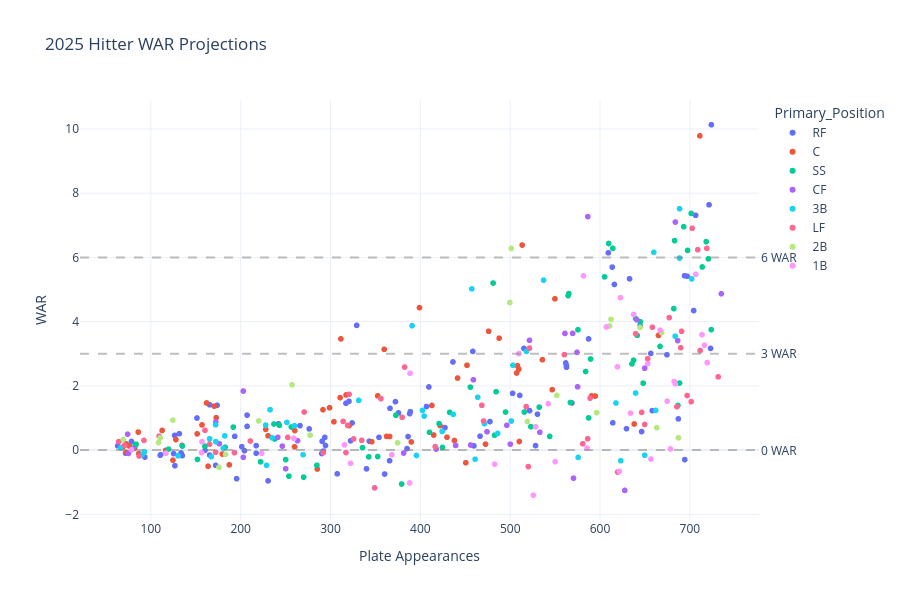

The cell this chart's notebook holds for it:
### Code cell
# Cell 6: Hitter Projections Scatter

if ros_models_loaded:
    fig_hitters = create_war_scatter(
        df=hitter_complete,
        player_type='hitter',
        title="2025 Hitter WAR Projections",
        color_by='Primary_Position',
        hover_data=['Name', 'Team', 'Primary_Position', 'Total_Projected_PA', 'Current_WAR', 'ROS_WAR', 'Total_Projected_WAR']
    )

    fig_hitters.show()
else:
    print("Skipping hitter scatter (ROS models not loaded)")

### Figure 1 — Plotly figure (JSON) as saved in the notebook; plotly's stock layout.template omitted (floating-point values rounded to 4 significant figures; data arrays with more than 128 entries replaced by an {"elided": "..."} marker saying what was removed)
{"data": [{"customdata": {"elided": "94x5 mixed values"}, "hovertemplate": "Primary_Position=%{customdata[2]}<br>Plate Appearances=%{x}<br>WAR=%{y}<br>Name=%{customdata[0]}<br>Team=%{customdata[1]}<br>Current_WAR=%{customdata[3]}<br>ROS_WAR=%{customdata[4]}<extra></extra>", "legendgroup": "RF", "marker": {"color": "#636efa", "symbol": "circle"}, "mode": "markers", "name": "RF", "showlegend": true, "type": "scattergl", "x": [723.9, 721.3, 696.9, 609.2, 706.5, 616.0, 632.8, 644.6, 656.5, 502.7, 694.0, 587.2, 329.1, 704.2, 674.4, 613.5, 723.0, 436.3, 458.4, 562.6, 510.7, 568.7, 409.5, 388.8, 372.3, 515.3, 562.5, 561.8, 242.1, 406.9, 320.5, 521.6, 687.2, 366.2, 477.5, 207.1, 173.7, 629.4, 165.4, 207.1, 388.1, 151.3, 530.3, 324.0, 266.0, 353.9, 375.6, 322.3, 386.3, 343.2, 658.1, 193.4, 528.2, 427.4, 131.6, 276.3, 126.4, 614.2, 160.3, 459.6, 466.4, 646.2, 317.2, 291.9, 125.3, 293.6, 290.6, 63.09, 78.44, 201.2, 217.2, 133.6, 134.1, 135.0, 694.3, 290.2, 172.1, 110.4, 385.2, 133.3, 165.4, 204.2, 71.81, 110.8, 294.4, 217.2, 365.8, 93.33, 340.0, 126.8, 360.2, 307.4, 195.5, 230.5], "xaxis": "x", "y": [10.13, 7.637, 5.415, 6.142, 7.308, 5.157, 5.333, 3.877, 3.009, 1.767, 5.427, 3.462, 3.883, 4.345, 2.968, 5.696, 3.167, 2.744, 3.073, 2.581, 1.703, 1.467, 1.965, 1.198, 1.508, 3.166, 2.643, 2.713, 0.8167, 1.357, 1.518, 1.228, 0.9724, 1.301, 0.8889, 0.738, 1.395, 0.6671, 1.41, 1.089, 1.135, 0.9997, 1.119, 0.8447, 0.7619, 0.3967, 1.158, 0.2885, 0.4216, 0.2784, 1.23, 0.4285, 0.1404, 0.7011, 0.5107, 0.6605, 0.457, 0.8495, -0.00513, 0.1324, 0.4324, 0.5777, 1.459, -0.03155, -0.1071, 0.3957, 0.2757, 0.1342, 0.2689, 0.1067, 0.1396, -0.08795, -0.1625, -0.1708, -0.2946, -0.1059, -0.4736, -0.1603, 0.04749, -0.1426, -0.1545, -0.01704, -0.09355, -0.142, 0.1431, -0.09527, -0.3308, -0.2172, -0.5835, -0.4847, -0.7448, -0.7383, -0.8891, -0.9578], "yaxis": "y"}, {"customdata": {"elided": "63x5 mixed values"}, "hovertemplate": "Primary_Position=%{customdata[2]}<br>Plate Appearances=%{x}<br>WAR=%{y}<br>Name=%{customdata[0]}<br>Team=%{customdata[1]}<br>Current_WAR=%{customdata[3]}<br>ROS_WAR=%{customdata[4]}<extra></extra>", "legendgroup": "C", "marker": {"color": "#EF553B", "symbol": "circle"}, "mode": "markers", "name": "C", "showlegend": true, "type": "scattergl", "x": [711.1, 513.3, 549.8, 399.0, 476.0, 487.7, 451.9, 594.6, 359.8, 665.1, 311.5, 421.9, 317.2, 546.8, 162.0, 509.6, 507.1, 508.1, 310.6, 352.5, 170.5, 590.5, 172.7, 320.7, 227.9, 441.4, 437.9, 298.9, 414.8, 429.7, 156.9, 412.8, 112.5, 362.4, 179.6, 260.2, 230.5, 303.8, 389.9, 535.8, 259.9, 151.5, 85.96, 291.6, 134.7, 127.9, 638.0, 116.4, 510.1, 81.84, 365.8, 72.38, 345.9, 285.3, 76.04, 68.67, 72.56, 472.5, 187.3, 86.52, 124.6, 163.7, 450.6], "xaxis": "x", "y": [9.783, 6.383, 4.709, 4.435, 3.7, 3.485, 2.642, 1.682, 3.138, 3.571, 3.462, 0.7662, 1.717, 1.882, 1.468, 2.522, 2.401, 2.626, 1.633, 1.69, 1.369, 1.687, 1.009, 0.7597, 0.6478, 2.243, 0.2993, 1.319, 0.4692, 0.4025, 0.7837, 1.39, 0.6123, 0.4266, -0.1224, 0.6091, 0.4457, 0.8823, 0.2548, 2.815, 0.1007, 0.5054, 0.5611, 1.257, 0.147, 0.3271, 0.8135, -0.006789, 0.2687, 0.06394, 0.4239, 0.1958, 0.2601, -0.588, 0.128, 0.09552, -0.06725, 0.1859, -0.4597, -0.1088, -0.3125, -0.5019, -0.3935], "yaxis": "y"}, {"customdata": {"elided": "63x5 mixed values"}, "hovertemplate": "Primary_Position=%{customdata[2]}<br>Plate Appearances=%{x}<br>WAR=%{y}<br>Name=%{customdata[0]}<br>Team=%{customdata[1]}<br>Current_WAR=%{customdata[3]}<br>ROS_WAR=%{customdata[4]}<extra></extra>", "legendgroup": "SS", "marker": {"color": "#00cc96", "symbol": "circle"}, "mode": "markers", "name": "SS", "showlegend": true, "type": "scattergl", "x": [701.4, 609.7, 713.8, 693.1, 720.6, 644.7, 718.1, 614.2, 564.4, 605.0, 683.0, 697.5, 637.3, 480.9, 639.6, 565.3, 682.1, 589.4, 583.9, 575.4, 666.8, 455.6, 484.3, 372.8, 688.5, 641.3, 723.8, 635.5, 420.8, 482.6, 587.2, 410.2, 686.7, 191.8, 494.8, 532.3, 432.6, 515.6, 567.0, 243.0, 237.0, 256.4, 648.0, 544.0, 237.8, 523.0, 82.69, 182.7, 83.56, 135.0, 160.2, 352.5, 335.6, 284.8, 222.1, 151.9, 424.6, 119.7, 342.6, 250.0, 270.0, 253.7, 379.1], "xaxis": "x", "y": [7.369, 6.432, 5.701, 6.954, 5.954, 3.997, 6.489, 6.282, 4.809, 5.393, 6.522, 6.217, 2.796, 5.201, 4.094, 4.872, 4.406, 2.836, 2.448, 3.747, 3.227, 1.96, 1.817, 1.083, 2.089, 3.573, 3.75, 2.684, 0.8248, 0.464, 1.002, 0.555, 1.39, 0.7154, 1.185, 1.338, 1.175, 1.185, 1.483, 0.7726, 0.813, 0.7194, 2.084, 0.4273, 0.3464, 0.7306, 0.1476, 0.09011, 0.1833, 0.1264, 0.121, -0.1995, 0.0772, -0.471, -0.3652, -0.2907, 0.08412, 0.03066, -0.2101, -0.2948, -0.8419, -0.8117, -1.055], "yaxis": "y"}, {"customdata": {"elided": "33x5 mixed values"}, "hovertemplate": "Primary_Position=%{customdata[2]}<br>Plate Appearances=%{x}<br>WAR=%{y}<br>Name=%{customdata[0]}<br>Team=%{customdata[1]}<br>Current_WAR=%{customdata[3]}<br>ROS_WAR=%{customdata[4]}<extra></extra>", "legendgroup": "CF", "marker": {"color": "#ab63fa", "symbol": "circle"}, "mode": "markers", "name": "CF", "showlegend": true, "type": "scattergl", "x": [683.8, 586.4, 569.5, 735.0, 560.9, 686.4, 640.9, 521.4, 575.0, 459.0, 649.7, 202.9, 496.2, 246.3, 574.4, 172.3, 381.4, 263.2, 417.5, 455.9, 176.2, 241.3, 474.2, 533.0, 500.1, 74.11, 202.9, 80.15, 439.2, 75.03, 570.4, 250.0, 627.5], "xaxis": "x", "y": [7.099, 7.268, 3.635, 4.868, 3.632, 3.408, 4.059, 3.418, 1.97, 2.191, 2.549, 1.84, 0.7734, 0.1244, 3.044, 0.8778, -0.09161, 0.2904, 0.0332, 0.1586, 0.1995, 0.3987, 0.5731, 0.557, 0.1857, 0.4964, -0.2245, 0.04872, 0.1453, -0.1029, -0.872, -0.5795, -1.254], "yaxis": "y"}, {"customdata": {"elided": "44x5 mixed values"}, "hovertemplate": "Primary_Position=%{customdata[2]}<br>Plate Appearances=%{x}<br>WAR=%{y}<br>Name=%{customdata[0]}<br>Team=%{customdata[1]}<br>Current_WAR=%{customdata[3]}<br>ROS_WAR=%{customdata[4]}<extra></extra>", "legendgroup": "3B", "marker": {"color": "#19d3f3", "symbol": "circle"}, "mode": "markers", "name": "3B", "showlegend": true, "type": "scattergl", "x": [688.5, 688.5, 659.8, 702.0, 457.3, 390.8, 518.1, 537.2, 683.6, 503.1, 463.8, 639.6, 331.4, 617.7, 623.1, 649.7, 404.2, 501.2, 172.0, 227.8, 471.3, 232.7, 661.9, 436.5, 235.0, 165.4, 251.4, 182.2, 402.3, 259.9, 180.8, 486.0, 167.3, 395.6, 269.4, 460.9, 172.3, 92.81, 90.38, 66.51, 424.2, 130.3, 575.6, 228.8], "xaxis": "x", "y": [7.515, 5.978, 6.157, 5.331, 5.02, 3.873, 3.072, 5.292, 3.547, 2.641, 1.646, 1.777, 1.549, 1.466, -0.3306, -0.159, 1.06, 0.9064, 0.7885, 0.7786, 0.8217, 1.258, 1.235, 1.113, 0.3817, 0.3533, 0.8614, 0.4438, 1.238, 0.7615, 0.05453, 0.52, -0.2033, -0.167, -0.1426, -0.2844, 0.2648, -0.05061, -0.1419, 0.06909, 0.5815, -0.1783, -0.2273, -0.4733], "yaxis": "y"}, {"customdata": {"elided": "50x5 mixed values"}, "hovertemplate": "Primary_Position=%{customdata[2]}<br>Plate Appearances=%{x}<br>WAR=%{y}<br>Name=%{customdata[0]}<br>Team=%{customdata[1]}<br>Current_WAR=%{customdata[3]}<br>ROS_WAR=%{customdata[4]}<extra></extra>", "legendgroup": "LF", "marker": {"color": "#FF6692", "symbol": "circle"}, "mode": "markers", "name": "LF", "showlegend": true, "type": "scattergl", "x": [708.8, 718.9, 677.0, 702.6, 690.7, 711.4, 560.2, 639.6, 731.5, 653.0, 468.4, 658.2, 689.8, 382.5, 701.4, 588.9, 696.9, 685.5, 320.7, 521.4, 580.8, 379.7, 649.7, 325.7, 356.0, 270.6, 586.2, 314.0, 160.3, 517.7, 252.4, 109.1, 92.32, 334.7, 319.0, 291.9, 64.12, 172.0, 470.3, 317.2, 646.3, 416.6, 70.88, 165.4, 210.8, 193.0, 86.85, 520.1, 619.5, 349.1], "xaxis": "x", "y": [6.237, 6.282, 4.125, 6.906, 3.698, 3.1, 2.973, 3.625, 2.281, 2.846, 1.395, 3.826, 3.187, 2.584, 1.508, 1.618, 1.699, 1.352, 1.737, 3.175, 0.1981, 1.021, 0.7985, 0.3478, 1.602, 1.186, 0.3551, 0.8938, 0.6144, 1.354, 0.3958, 0.4351, 0.3012, 0.3065, 0.7688, -0.0791, 0.2647, -0.06538, 0.9061, -0.07655, 1.175, 0.1084, 0.151, 0.1832, 0.2835, -0.07847, -0.1833, -0.5125, -0.6831, -1.176], "yaxis": "y"}, {"customdata": [["Ketel Marte", "ARI", "2B", 3.215, 3.062], ["Nico Hoerner", "CHC", "2B", 2.077, 1.742], ["Gleyber Torres", "DET", "2B", 2.109, 1.961], ["Brice Turang", "MIL", "2B", 2.065, 1.595], ["Brandon Lowe", "TBR", "2B", 2.032, 1.833], ["Romy Gonzalez", "BOS", "2B", 1.24, 0.7931], ["Jorge Polanco", "SEA", "2B", 2.333, 2.263], ["Matt McLain", "CIN", "2B", 0.5796, 0.589], ["Lenyn Sosa", "CHW", "2B", 0.4305, 0.4608], ["Leo Rivas", "SEA", "2B", 0.5604, 0.3736], ["Luis García Jr.", "WSN", "2B", 0.8901, 0.8146], ["Luis Arraez", "SDP", "2B", 0.3597, 0.3382], ["Tyler Fitzgerald", "SFG", "2B", 0.08325, 0.1442], ["Christian Moore", "LAA", "2B", 0.1187, 0.2626], ["Luisangel Acuña", "NYM", "2B", 0.2148, 0.2495], ["Brett Wisely", "SFG", "2B", 0.06012, 0.2675], ["Ozzie Albies", "ATL", "2B", 0.1791, 0.2029], ["Cole Young", "SEA", "2B", 0.52, 0.3879], ["Nick Sogard", "BOS", "2B", 0.001764, 0.2344], ["Edouard Julien", "MIN", "2B", -0.2315, 0.09923], ["Adael Amador", "COL", "2B", -0.5549, 0.01961]], "hovertemplate": "Primary_Position=%{customdata[2]}<br>Plate Appearances=%{x}<br>WAR=%{y}<br>Name=%{customdata[0]}<br>Team=%{customdata[1]}<br>Current_WAR=%{customdata[3]}<br>ROS_WAR=%{customdata[4]}<extra></extra>", "legendgroup": "2B", "marker": {"color": "#B6E880", "symbol": "circle"}, "mode": "markers", "name": "2B", "showlegend": true, "type": "scattergl", "x": [501.2, 644.6, 612.2, 668.5, 610.6, 257.2, 499.6, 596.2, 519.1, 124.5, 551.8, 663.2, 374.6, 110.3, 277.2, 69.19, 687.2, 220.0, 108.6, 183.1, 175.8], "xaxis": "x", "y": [6.277, 3.819, 4.07, 3.659, 3.865, 2.033, 4.595, 1.169, 0.8914, 0.9339, 1.705, 0.698, 0.2274, 0.3813, 0.4643, 0.3276, 0.382, 0.9079, 0.2361, -0.1322, -0.5353], "yaxis": "y"}, {"customdata": {"elided": "36x5 mixed values"}, "hovertemplate": "Primary_Position=%{customdata[2]}<br>Plate Appearances=%{x}<br>WAR=%{y}<br>Name=%{customdata[0]}<br>Team=%{customdata[1]}<br>Current_WAR=%{customdata[3]}<br>ROS_WAR=%{customdata[4]}<extra></extra>", "legendgroup": "1B", "marker": {"color": "#FF97FF", "symbol": "circle"}, "mode": "markers", "name": "1B", "showlegend": true, "type": "scattergl", "x": [581.5, 706.5, 716.2, 637.3, 713.5, 666.8, 509.6, 607.1, 653.1, 683.6, 622.7, 388.5, 682.5, 719.2, 619.3, 542.3, 633.9, 674.7, 621.6, 528.3, 259.2, 656.7, 585.6, 156.9, 223.4, 322.2, 156.5, 78.39, 482.6, 315.5, 368.2, 116.7, 678.4, 550.1, 388.1, 525.6], "xaxis": "x", "y": [5.424, 5.472, 3.262, 4.222, 3.596, 3.735, 3.006, 3.834, 2.693, 2.066, 4.745, 2.393, 2.136, 2.721, 2.594, 1.444, 1.152, 1.524, -0.6616, 0.7248, 0.3631, -0.2789, 0.06336, 0.2609, -0.09783, -0.4095, -0.07981, 0.01404, -0.4382, 0.1627, -0.1453, -0.09693, 0.03715, -0.3598, -1.023, -1.405], "yaxis": "y"}], "layout": {"annotations": [{"showarrow": false, "text": "0 WAR", "x": 1, "xanchor": "left", "xref": "x domain", "y": 0, "yanchor": "middle", "yref": "y"}, {"showarrow": false, "text": "3 WAR", "x": 1, "xanchor": "left", "xref": "x domain", "y": 3, "yanchor": "middle", "yref": "y"}, {"showarrow": false, "text": "6 WAR", "x": 1, "xanchor": "left", "xref": "x domain", "y": 6, "yanchor": "middle", "yref": "y"}], "height": 600, "hovermode": "closest", "legend": {"title": {"text": "Primary_Position"}, "tracegroupgap": 0}, "shapes": [{"line": {"color": "gray", "dash": "dash"}, "opacity": 0.5, "type": "line", "x0": 0, "x1": 1, "xref": "x domain", "y0": 0, "y1": 0, "yref": "y"}, {"line": {"color": "gray", "dash": "dash"}, "opacity": 0.5, "type": "line", "x0": 0, "x1": 1, "xref": "x domain", "y0": 3, "y1": 3, "yref": "y"}, {"line": {"color": "gray", "dash": "dash"}, "opacity": 0.5, "type": "line", "x0": 0, "x1": 1, "xref": "x domain", "y0": 6, "y1": 6, "yref": "y"}], "showlegend": true, "title": {"text": "2025 Hitter WAR Projections"}, "xaxis": {"anchor": "y", "domain": [0, 1], "title": {"text": "Plate Appearances"}}, "yaxis": {"anchor": "x", "domain": [0, 1], "title": {"text": "WAR"}}}}
